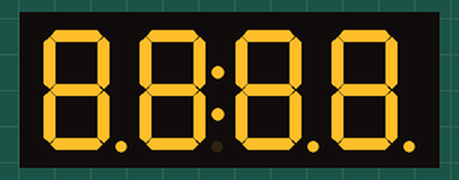
Simulated run of this sketch. Board: Arduino Uno, built with avr-gcc and run on an emulated ATmega328P. On the bench: 4-digit seven-segment display. At 22.1 s the program stops and its outputs stay as they are.

Above: at 1.1 s.
At 5.59 s:
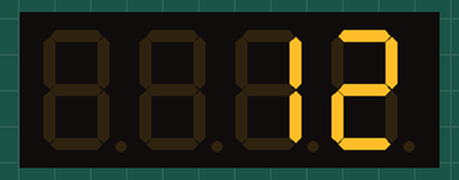
At 10.08 s:
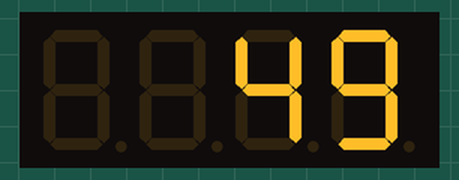
At 14.57 s:
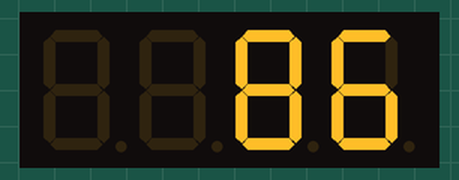
At 19.0 s:
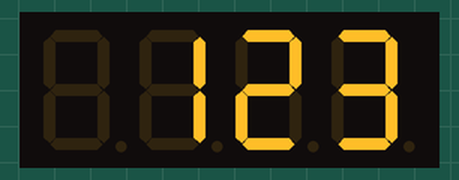
At 22.2 s:
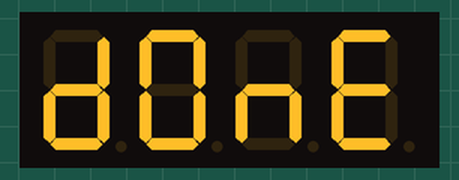

Measured:
- what the display in image 0 shows lasts 2.1 s, from 1.0 s to 3.1 s
- what the display in image 4 shows lasts 2.1 s, from 19.0 s to 21.1 s

The sketch:

Day16.ino
```cpp
// Include the 7-segment display library
#include <TM1637Display.h>

// Define the display connections pins
#define CLK 6
#define DIO 5

// Create display object of type TM1637Display
TM1637Display myFabulousDisplay = TM1637Display(CLK, DIO);

// Create array that turns all segments on
const uint8_t all_on[] = {0xff, 0xff, 0xff, 0xff}; // 0xff is a hexadecimal number of 1111

// Create array that turns all segments off
const uint8_t all_off[] = {0x00, 0x00, 0x00, 0x00}; // 0x00 - 0000

// You can set the individual segments to spell digits, words or create other symbols
// by performing bitwise OR  operations of the segments you need to turn on
const uint8_t done[] = {
	SEG_B | SEG_C | SEG_D | SEG_E | SEG_G,           // d
	SEG_A | SEG_B | SEG_C | SEG_D | SEG_E | SEG_F,   // O
	SEG_C | SEG_E | SEG_G,                           // n
	SEG_A | SEG_D | SEG_E | SEG_F | SEG_G            // E
};

void setup() {
  // Clear the display
  myFabulousDisplay.clear();
  delay(1000);
}

void loop() {
  // Set the brightness
  myFabulousDisplay.setBrightness(7);
  // All segment on
  myFabulousDisplay.setSegments(all_on);
  delay(2000);
  myFabulousDisplay.clear();
  delay(1000);

  // demonstrate counter
  int i;
  for(i=0; i<=123; i++) {
    myFabulousDisplay.showNumberDec(i); // this knows how to make decimal numbers
    delay(100);
  }
  delay(2000);
  myFabulousDisplay.clear();
  delay(1000);
  myFabulousDisplay.setSegments(done);
  while(1);   // after one pass, hang here forever...
}


// VCC - Voltage Common Collector
// CLK - Clock the binary data from DIO and compiles into byte.
//       One cycle, one byte => Pin 6
// DIO - Digital Input Output (Digital Output) => Pin 5

//     A
//   F   B
//     G
//   E   C
//     D

// Letter d   - SEG_B | SEG_C | SEG_D | SEG_E | SEG_G
// Letter o   - SEG_A | SEG_B | SEG_C | SEG_D | SEG_E | SEG_F
// Letter n   - SEG_C | SEG_E | SEG_G
// Letter E   - SEG_A | SEG_D | SEG_E | SEG_F | SEG_G
```
